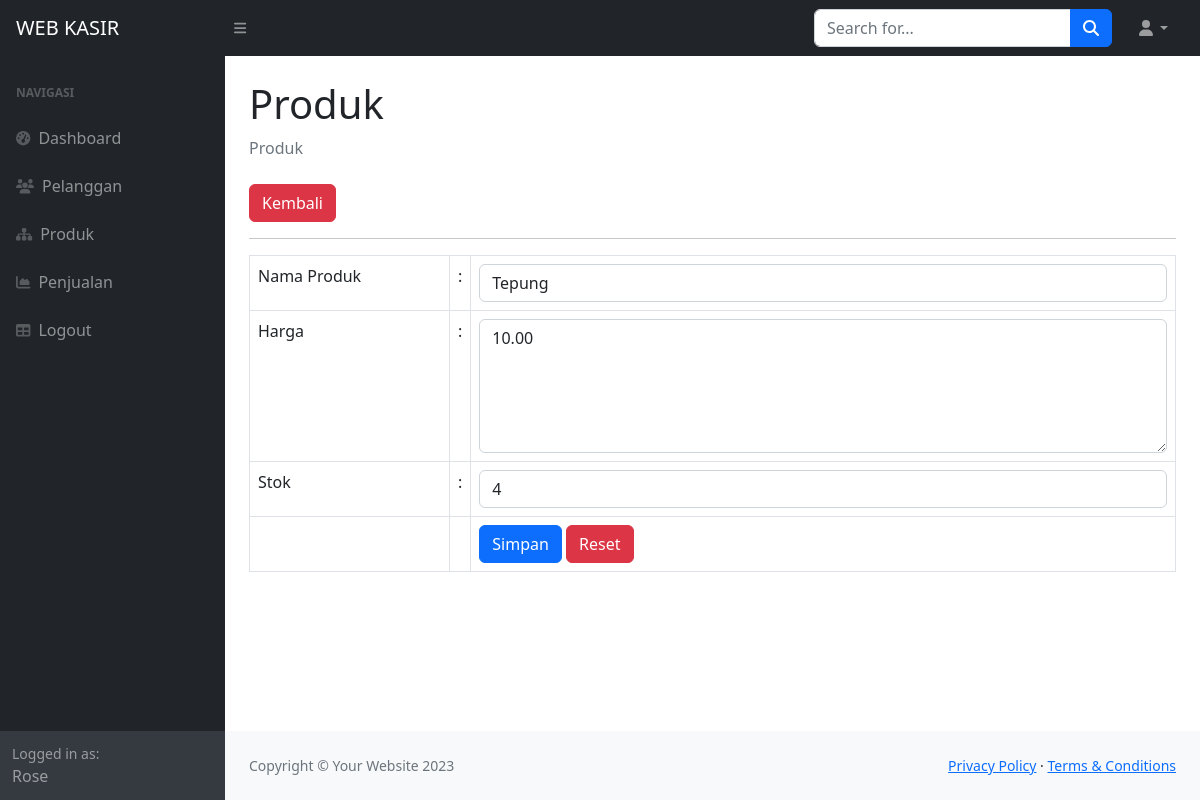
The page /index.php?page=produk_edit&&id=2 (signed in) on the database its author committed.
### tables this page shows
CREATE TABLE `produk` (
  `id_produk` int(11) NOT NULL,
  `nama_produk` varchar(255) NOT NULL,
  `harga` decimal(10,2) NOT NULL,
  `stok` int(11) NOT NULL
);

### produk_edit.php (the view, shortened to what this page needs)
<?php
    $id = $_GET['id'];
    $query = mysqli_query($koneksi, "SELECT * FROM produk WHERE id_produk=$id");
    $data = mysqli_fetch_array($query);
?>
<div class="container-fluid px-4">
                        <h1 class="mt-4">Produk</h1>
                        <ol class="breadcrumb mb-4">
                            <li class="breadcrumb-item active">Produk</li>
                        </ol>
                        <a href="?page=produk" class="btn btn-danger">Kembali</a>
                        <hr>
                        <form method="post">
                            <table class="table table-bordered">
                                <tr>
                                    <td width="200">Nama Produk</td>
                                    <td width="1">:</td>
                                    <td><input class="form-control" value="<?php echo $data['nama_produk']; ?>" type="text" name="nama_produk"></td>
                                </tr>
                                <tr>
                                    <td>Harga</td>
                                    <td>:</td>
                                    <td>
                                        <textarea name="harga" rows="5" class="form-control"><?php echo $data['harga']; ?></textarea>
                                    </td>
                                </tr>
                                <tr>
                                    <td>Stok</td>
                                    <td>:</td>
                                    <td><input class="form-control" type="number" step="0" value="<?php echo $data['stok']; ?>" name="stok"></td>
                                </tr>
                                <tr>
                                    <td></td>
                                    <td></td>
                                    <td>
                                        <button type="submit" class="btn btn-primary">Simpan</button>
                                        <button type="submit" class="btn btn-danger">Reset</button>
                                    </td>
                                </tr>
                            </table>
                        </form>
</div>

### rows shown on the page
produk: nama_produk "Tepung", harga "10.00", stok "4"

### other values the page prints
$_SESSION['user']['nama'] "Rose"
